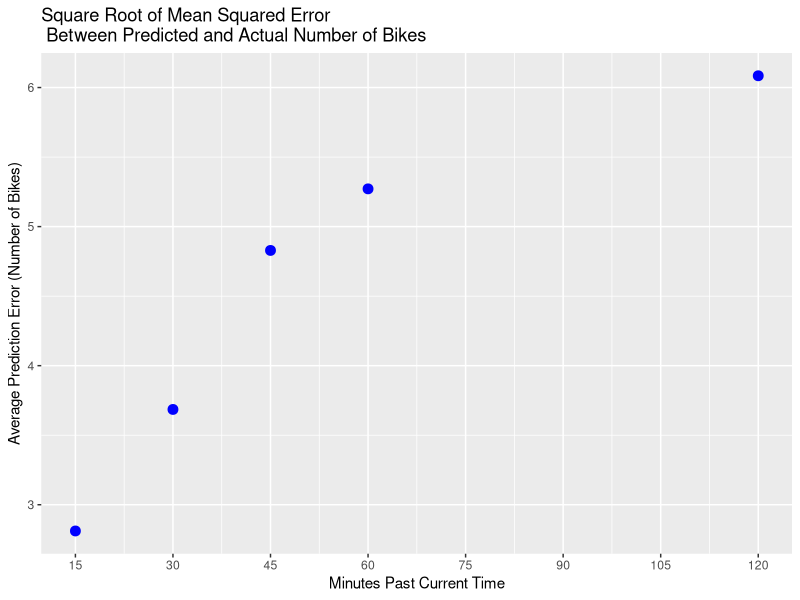

The R source for this figure:
library(ggplot2)
mse = sqrt(c(7.9036757471653702, 13.581129739842908, 23.315972323027047, 27.788117933581713, 37.022093998483889))
minutes = c(15,30,45,60,120)

mse_object = as.data.frame(cbind(minutes, mse))
colnames(mse_object) = c('x','y')

p <- ggplot(mse_object, aes(x,y))
p + geom_point(data = mse_object, color = 'blue', size = 3) + labs(x = 'Minutes Past Current Time', y = 'Average Prediction Error (Number of Bikes)', title = "Square Root of Mean Squared Error \n Between Predicted and Actual Number of Bikes") + scale_x_continuous(breaks=c(15,30,45,60,75,90,105,120))
